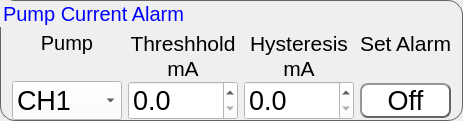
         <widget class="QGroupBox" name="groupBox_9">
          <property name="styleSheet">
           <string notr="true">QGroupBox{
border-color: rgb(100, 100, 100);
border-width: 1px;        
border-style: solid;
border-radius: 15px;
font: 20px;
}
QGroupBox:title{
color: rgb(0, 0, 255);
}</string>
          </property>
          <property name="title">
           <string>Pump Current Alarm</string>
          </property>
          <layout class="QGridLayout" name="gridLayout_10">
           <property name="topMargin">
            <number>30</number>
           </property>
           <property name="bottomMargin">
            <number>0</number>
           </property>
           <property name="horizontalSpacing">
            <number>6</number>
           </property>
           <property name="verticalSpacing">
            <number>0</number>
           </property>
           <item row="2" column="0">
            <widget class="QComboBox" name="alm_5">
             <property name="font">
              <font>
               <pointsize>20</pointsize>
              </font>
             </property>
             <property name="styleSheet">
              <string notr="true">background-color: rgb(255, 255, 255);</string>
             </property>
             <item>
              <property name="text">
               <string>CH1</string>
              </property>
             </item>
             <item>
              <property name="text">
               <string>CH2</string>
              </property>
             </item>
             <item>
              <property name="text">
               <string>CH3</string>
              </property>
             </item>
             <item>
              <property name="text">
               <string>CH4</string>
              </property>
             </item>
            </widget>
           </item>
           <item row="0" column="1">
            <widget class="QLabel" name="label_53">
             <property name="minimumSize">
              <size>
               <width>110</width>
               <height>0</height>
              </size>
             </property>
             <property name="font">
              <font>
               <pointsize>16</pointsize>
              </font>
             </property>
             <property name="text">
              <string>Threshhold</string>
             </property>
             <property name="alignment">
              <set>Qt::AlignCenter</set>
             </property>
            </widget>
           </item>
           <item row="0" column="2">
            <widget class="QLabel" name="label_54">
             <property name="minimumSize">
              <size>
               <width>110</width>
               <height>0</height>
              </size>
             </property>
             <property name="font">
              <font>
               <pointsize>16</pointsize>
              </font>
             </property>
             <property name="text">
              <string>Hysteresis</string>
             </property>
             <property name="alignment">
              <set>Qt::AlignCenter</set>
             </property>
            </widget>
           </item>
           <item row="0" column="3">
            <widget class="QLabel" name="label_55">
             <property name="font">
              <font>
               <pointsize>16</pointsize>
              </font>
             </property>
             <property name="text">
              <string>Set Alarm</string>
             </property>
             <property name="alignment">
              <set>Qt::AlignCenter</set>
             </property>
            </widget>
           </item>
           <item row="2" column="2">
            <widget class="QDoubleSpinBox" name="alm_hys_5">
             <property name="font">
              <font>
               <pointsize>20</pointsize>
              </font>
             </property>
             <property name="styleSheet">
              <string notr="true">background-color: rgb(255, 255, 255);</string>
             </property>
             <property name="decimals">
              <number>1</number>
             </property>
            </widget>
           </item>
           <item row="2" column="3">
            <widget class="QPushButton" name="alm_set_5">
             <property name="font">
              <font>
               <pointsize>20</pointsize>
              </font>
             </property>
             <property name="styleSheet">
              <string notr="true">QPushButton{
	border-color: rgb(100, 100, 100);
	font: 20pt &quot;MS Shell Dlg 2&quot;;
	border-width: 2px;        
	border-style: outset;
	border-radius: 8px;
	background-color: rgb(255, 255, 255);
}
QPushButton:hover{
	background-color: rgb(225, 240, 255);
}
QPushButton:pressed{
	background-color: rgb(245, 245, 245);
}
</string>
             </property>
             <property name="text">
              <string>Off</string>
             </property>
             <property name="checkable">
              <bool>true</bool>
             </property>
            </widget>
           </item>
           <item row="2" column="1">
            <widget class="QDoubleSpinBox" name="alm_th_5">
             <property name="font">
              <font>
               <pointsize>20</pointsize>
              </font>
             </property>
             <property name="styleSheet">
              <string notr="true">background-color: rgb(255, 255, 255);</string>
             </property>
             <property name="decimals">
              <number>1</number>
             </property>
            </widget>
           </item>
           <item row="1" column="1">
            <widget class="QLabel" name="label_71">
             <property name="sizePolicy">
              <sizepolicy hsizetype="Fixed" vsizetype="Fixed">
               <horstretch>0</horstretch>
               <verstretch>0</verstretch>
              </sizepolicy>
             </property>
             <property name="minimumSize">
              <size>
               <width>110</width>
               <height>0</height>
              </size>
             </property>
             <property name="font">
              <font>
               <pointsize>16</pointsize>
              </font>
             </property>
             <property name="text">
              <string>mA</string>
             </property>
             <property name="alignment">
              <set>Qt::AlignCenter</set>
             </property>
            </widget>
           </item>
           <item row="1" column="2">
            <widget class="QLabel" name="label_72">
             <property name="font">
              <font>
               <pointsize>16</pointsize>
              </font>
             </property>
             <property name="text">
              <string>mA</string>
             </property>
             <property name="alignment">
              <set>Qt::AlignCenter</set>
             </property>
            </widget>
           </item>
           <item row="0" column="0">
            <widget class="QLabel" name="label_56">
             <property name="sizePolicy">
              <sizepolicy hsizetype="Preferred" vsizetype="Fixed">
               <horstretch>0</horstretch>
               <verstretch>0</verstretch>
              </sizepolicy>
             </property>
             <property name="minimumSize">
              <size>
               <width>110</width>
               <height>0</height>
              </size>
             </property>
             <property name="font">
              <font>
               <pointsize>15</pointsize>
              </font>
             </property>
             <property name="autoFillBackground">
              <bool>false</bool>
             </property>
             <property name="text">
              <string>Pump</string>
             </property>
             <property name="alignment">
              <set>Qt::AlignCenter</set>
             </property>
            </widget>
           </item>
          </layout>
         </widget>
